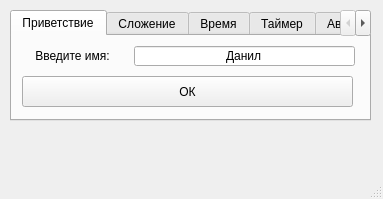
<?xml version="1.0" encoding="UTF-8"?>
<ui version="4.0">
 <class>MainWindow</class>
 <widget class="QMainWindow" name="MainWindow">
  <property name="geometry">
   <rect>
    <x>0</x>
    <y>0</y>
    <width>383</width>
    <height>199</height>
   </rect>
  </property>
  <property name="windowTitle">
   <string>Максименко И-03</string>
  </property>
  <property name="windowOpacity">
   <double>1.000000000000000</double>
  </property>
  <widget class="QWidget" name="centralwidget">
   <widget class="QTabWidget" name="tabWidget">
    <property name="geometry">
     <rect>
      <x>10</x>
      <y>10</y>
      <width>361</width>
      <height>111</height>
     </rect>
    </property>
    <property name="tabShape">
     <enum>QTabWidget::Rounded</enum>
    </property>
    <property name="currentIndex">
     <number>0</number>
    </property>
    <widget class="QWidget" name="tab">
     <attribute name="title">
      <string>Приветствие</string>
     </attribute>
     <widget class="QLabel" name="label">
      <property name="geometry">
       <rect>
        <x>10</x>
        <y>10</y>
        <width>101</width>
        <height>20</height>
       </rect>
      </property>
      <property name="text">
       <string>Введите имя:</string>
      </property>
      <property name="alignment">
       <set>Qt::AlignCenter</set>
      </property>
     </widget>
     <widget class="QPushButton" name="pushButton22">
      <property name="geometry">
       <rect>
        <x>10</x>
        <y>40</y>
        <width>331</width>
        <height>31</height>
       </rect>
      </property>
      <property name="text">
       <string>ОК</string>
      </property>
     </widget>
     <widget class="QLineEdit" name="lineEdit">
      <property name="geometry">
       <rect>
        <x>122</x>
        <y>10</y>
        <width>221</width>
        <height>20</height>
       </rect>
      </property>
      <property name="text">
       <string>Данил</string>
      </property>
      <property name="alignment">
       <set>Qt::AlignCenter</set>
      </property>
     </widget>
    </widget>
    <widget class="QWidget" name="tab_2">
     <attribute name="title">
      <string>Сложение</string>
     </attribute>
     <widget class="QLabel" name="label_3">
      <property name="geometry">
       <rect>
        <x>300</x>
        <y>10</y>
        <width>51</width>
        <height>20</height>
       </rect>
      </property>
      <property name="text">
       <string/>
      </property>
      <property name="alignment">
       <set>Qt::AlignCenter</set>
      </property>
     </widget>
     <widget class="QLineEdit" name="lineEdit_2">
      <property name="geometry">
       <rect>
        <x>10</x>
        <y>10</y>
        <width>71</width>
        <height>20</height>
       </rect>
      </property>
      <property name="alignment">
       <set>Qt::AlignCenter</set>
      </property>
     </widget>
     <widget class="QLineEdit" name="lineEdit_3">
      <property name="geometry">
       <rect>
        <x>160</x>
        <y>10</y>
        <width>71</width>
        <height>20</height>
       </rect>
      </property>
      <property name="alignment">
       <set>Qt::AlignCenter</set>
      </property>
     </widget>
     <widget class="QPushButton" name="pushButton222">
      <property name="geometry">
       <rect>
        <x>240</x>
        <y>10</y>
        <width>51</width>
        <height>21</height>
       </rect>
      </property>
      <property name="text">
       <string>=</string>
      </property>
     </widget>
     <widget class="QComboBox" name="comboBox">
      <property name="geometry">
       <rect>
        <x>90</x>
        <y>10</y>
        <width>61</width>
        <height>22</height>
       </rect>
      </property>
      <item>
       <property name="text">
        <string>+</string>
       </property>
      </item>
      <item>
       <property name="text">
        <string>-</string>
       </property>
      </item>
      <item>
       <property name="text">
        <string>*</string>
       </property>
      </item>
      <item>
       <property name="text">
        <string>/</string>
       </property>
      </item>
     </widget>
    </widget>
    <widget class="QWidget" name="tab_4">
     <attribute name="title">
      <string>Время</string>
     </attribute>
     <widget class="QLCDNumber" name="lcdNumber">
      <property name="geometry">
       <rect>
        <x>10</x>
        <y>10</y>
        <width>331</width>
        <height>71</height>
       </rect>
      </property>
      <property name="digitCount">
       <number>8</number>
      </property>
     </widget>
    </widget>
    <widget class="QWidget" name="tab_6">
     <attribute name="title">
      <string>Таймер</string>
     </attribute>
     <widget class="QPushButton" name="Start">
      <property name="geometry">
       <rect>
        <x>94</x>
        <y>10</y>
        <width>161</width>
        <height>31</height>
       </rect>
      </property>
      <property name="text">
       <string>Старт</string>
      </property>
     </widget>
     <widget class="QPushButton" name="Stop">
      <property name="geometry">
       <rect>
        <x>10</x>
        <y>10</y>
        <width>75</width>
        <height>31</height>
       </rect>
      </property>
      <property name="text">
       <string>Стоп</string>
      </property>
     </widget>
     <widget class="QPushButton" name="Reset">
      <property name="geometry">
       <rect>
        <x>270</x>
        <y>10</y>
        <width>75</width>
        <height>31</height>
       </rect>
      </property>
      <property name="text">
       <string>Сброс</string>
      </property>
     </widget>
     <widget class="QPushButton" name="Reset_2">
      <property name="geometry">
       <rect>
        <x>80</x>
        <y>50</y>
        <width>111</width>
        <height>31</height>
       </rect>
      </property>
      <property name="text">
       <string>Установить время</string>
      </property>
     </widget>
     <widget class="QLineEdit" name="lineEdit_4">
      <property name="geometry">
       <rect>
        <x>10</x>
        <y>50</y>
        <width>61</width>
        <height>31</height>
       </rect>
      </property>
      <property name="alignment">
       <set>Qt::AlignCenter</set>
      </property>
     </widget>
     <widget class="QPushButton" name="Reset_3">
      <property name="geometry">
       <rect>
        <x>200</x>
        <y>50</y>
        <width>141</width>
        <height>31</height>
       </rect>
      </property>
      <property name="text">
       <string>Установоить будильник</string>
      </property>
     </widget>
    </widget>
    <widget class="QWidget" name="tab_3">
     <attribute name="title">
      <string>Автор</string>
     </attribute>
     <widget class="QLabel" name="label_4">
      <property name="geometry">
       <rect>
        <x>10</x>
        <y>10</y>
        <width>311</width>
        <height>71</height>
       </rect>
      </property>
      <property name="text">
       <string>Максименко Д. В.
Гр. И-03
24.10.2023</string>
      </property>
      <property name="scaledContents">
       <bool>false</bool>
      </property>
      <property name="alignment">
       <set>Qt::AlignBottom|Qt::AlignRight|Qt::AlignTrailing</set>
      </property>
     </widget>
    </widget>
    <widget class="QWidget" name="tab_5">
     <attribute name="title">
      <string>Майнкрафт</string>
     </attribute>
     <widget class="QPushButton" name="left">
      <property name="geometry">
       <rect>
        <x>10</x>
        <y>30</y>
        <width>21</width>
        <height>23</height>
       </rect>
      </property>
      <property name="text">
       <string>&lt;</string>
      </property>
     </widget>
     <widget class="QPushButton" name="right">
      <property name="geometry">
       <rect>
        <x>50</x>
        <y>30</y>
        <width>21</width>
        <height>23</height>
       </rect>
      </property>
      <property name="text">
       <string>&gt;</string>
      </property>
     </widget>
     <widget class="QPushButton" name="up">
      <property name="geometry">
       <rect>
        <x>30</x>
        <y>10</y>
        <width>21</width>
        <height>23</height>
       </rect>
      </property>
      <property name="text">
       <string>^</string>
      </property>
     </widget>
     <widget class="QPushButton" name="down">
      <property name="geometry">
       <rect>
        <x>30</x>
        <y>50</y>
        <width>21</width>
        <height>23</height>
       </rect>
      </property>
      <property name="text">
       <string>v</string>
      </property>
     </widget>
     <widget class="QRadioButton" name="radioButton">
      <property name="geometry">
       <rect>
        <x>210</x>
        <y>30</y>
        <width>16</width>
        <height>21</height>
       </rect>
      </property>
      <property name="text">
       <string/>
      </property>
     </widget>
     <widget class="QPushButton" name="right_2">
      <property name="geometry">
       <rect>
        <x>30</x>
        <y>30</y>
        <width>21</width>
        <height>23</height>
       </rect>
      </property>
      <property name="text">
       <string>+</string>
      </property>
     </widget>
    </widget>
   </widget>
  </widget>
  <widget class="QMenuBar" name="menubar">
   <property name="geometry">
    <rect>
     <x>0</x>
     <y>0</y>
     <width>383</width>
     <height>21</height>
    </rect>
   </property>
  </widget>
  <widget class="QStatusBar" name="statusbar"/>
 </widget>
 <resources/>
 <connections/>
</ui>
